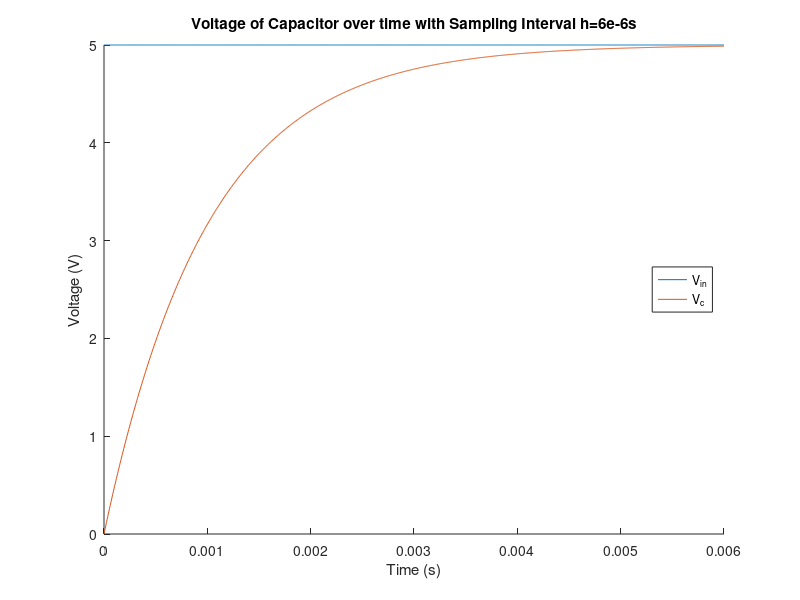
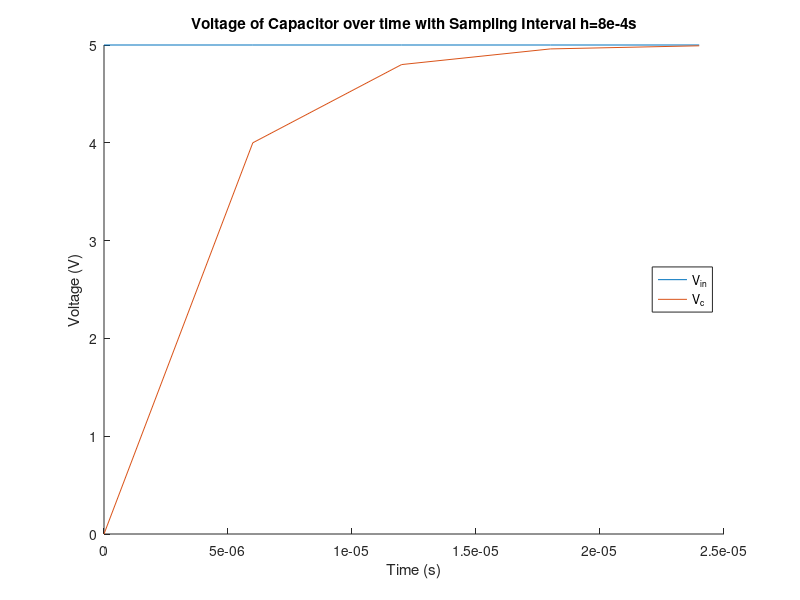
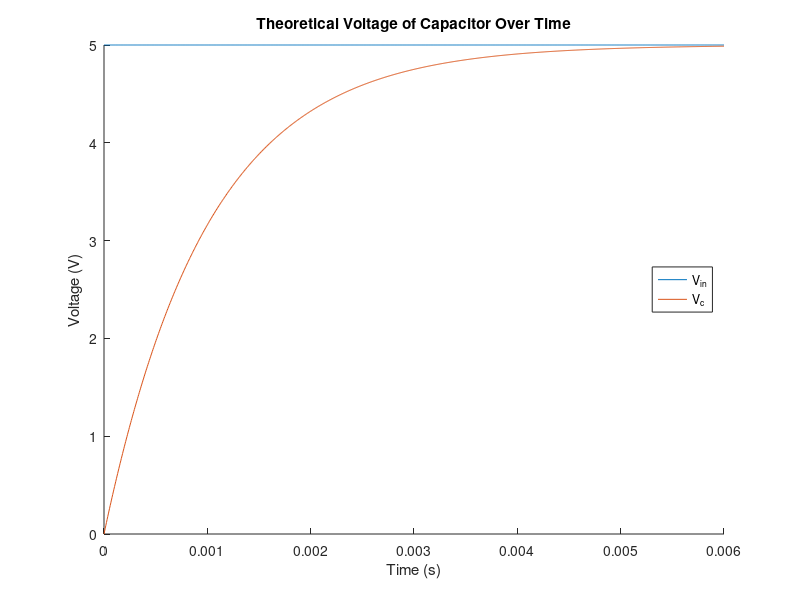

Source code (MATLAB) for these figures, in order: (Note: this script raises an error after producing the figures.)
%% Part 1: Model an RC Circuit

%Plot using own h
h = 6e-6;
k = 1000;
B = h/(10^3*1e-6);
A = 1-B;
V_in = 5*ones([k+1,1]);
system1 = ss(A, B, [], [], []);
[~,~,V_c] = lsim(system1, V_in, 0:k);

figure();
hold on;
plot((0:k)*h, V_in);
plot((0:k)*h, V_c);
xlabel('Time (s)');
ylabel('Voltage (V)');
legend('V_i_n', 'V_c', 'location', 'east');
title('Voltage of Capacitor over time with Sampling Interval h=6e-6s');

%Plot using h'
hNew = 8e-4;
k = 4;
B = hNew/(10^3*1e-6);
A = 1-B;
V_in = 5*ones([k+1,1]);
system1 = ss(A, B, [], [], []);
[~,~,V_c] = lsim(system1, V_in, 0:k);

figure();
hold on;
plot((0:k)*h, V_in);
plot((0:k)*h, V_c);
xlabel('Time (s)');
ylabel('Voltage (V)');
legend('V_i_n', 'V_c', 'location', 'east');
title('Voltage of Capacitor over time with Sampling Interval h=8e-4s');

%Plot of theoretical curve
R = 1000;
C = 1e-6;
k = 1000;
t = (0:k)*h;
theoretical = 5*(1-exp(-t/(R*C)));
V_in = 5*ones([k+1,1]);

figure();
hold on;
plot((0:k)*h, V_in);
plot((0:k)*h, theoretical);
xlabel('Time (s)');
ylabel('Voltage (V)');
legend('V_i_n','V_c', 'location', 'east');
title('Theoretical Voltage of Capacitor Over Time');

%% Part 2: Compare two RC circuits

% At 50Hz (lower frequency)
h = 6e-6;
k = 5000;
t = (0:k)*h;
f = 50;
B = h/(10^3*1e-6);
A = 1-B;
csystem1 = ss(A, B, [], [], []);
[~,~,V_c] = lsim(system1, V_in, 0:k);

V_r = V_in - V_c';

figure();
hold on;
plot((0:k)*h, V_in);
plot((0:k)*h, V_c);
plot((0:k)*h, V_r);
xlabel('Time (s)');
ylabel('Voltage (V)');
legend('V_i_n', 'V_c', 'V_R', 'location', 'northeast');
title('Voltage over time at f = 50 HZ');

%At 1000Hz (higher frequency)
h = 6e-6;
k = 500;
t = (0:k)*h;
f = 1000;
B = h/(10^3*1e-6);
A = 1-B;
V_in = 5*sin(2*pi*f*t);
system1 = ss(A, B, [], [], []);
[~,~,V_c] = lsim(system1, V_in, 0:k);

V_r = V_in - V_c';

figure();
hold on;
plot((0:k)*h, V_in);
plot((0:k)*h, V_c);
plot((0:k)*h, V_r);
xlabel('Time (s)');
ylabel('Voltage (V)');
legend('V_i_n', 'V_c', 'V_R', 'location', 'northeast');
title('Voltage over time at f = 1000 HZ');

%Plotting transfer function
transferC = zeros([10000-10,1]);
transferR = zeros([10000-10,1]);

h = 6e-6;
k = 500;
B = h/(10^3*1e-6);
A = 1-B;

for f = 10:10000
    
   V_in = 5*sin(2*pi*f*t);    
   
   system1 = ss(A, B, [], [], []);
   [~,~,V_c] = lsim(system1, V_in, 0:k);
   
   V_r = V_in - V_c';
   transferC(f-9) = max(V_c)/max(V_in);    
   transferR(f-9) = max(V_r)/max(V_in);
    
end

figure();
hold on;
plot(log(10:10000), log(transferC));
plot(log(10:10000), log(transferR));
xlabel('Log of Frequency (Hz)');
ylabel('Log of Transfer Function');
legend('H1', 'H2', 'location', 'east');
title('Transfer Functions over Inupt Frequencies');

%% Part 3: Compare two cascaded RC circuits

% For Circuit "C"
% create an A matrix
R_1 = 330;
R_2 = 330;
R_4 = 330;
C_1 = 0.68e-6;
C_2 = 0.68e-6;
C_3 = 0.68e-6;
A = [1, -1, -1, 0, 0, 0;
     0, 330, 0, 0, -1, 0;
     0, 0, 330, 0, 0 , -1;
     0, 0, 0, 1, -1, 0;
     0, 0, 0, 0, 1, -1;
     0, 0, 0, 1, 0, 0];
 
f1 = 440;
f2 = 3000;
h = 1e-6;
k = 10000;
t = (0:k-1)*h;
Vin = 5*sin(2*pi*f1*t)+sin(2*pi*f2*t);

Vc1 = zeros(1,k);
Vc3 = zeros(1,k);
V_out = zeros(1,k);

% simulate the system
for i = 1:k
    b = [0, 0, 0, Vc1(i), Vc3(i), Vin(i)]';
    x = linsolve(A, b);
    V_out(i) = x(6);
    
    %use some values from x in the equations below
    Vc1(i+1) = Vc1(i)+(h/C_1)*x(1);
    Vc3(i+1) = Vc3(i)+(h/C_3)*x(3);
    % update b with the new Vc1 and Vc2 values
    
end

% plot Vout
figure();
hold on;
plot(t, Vin);
plot(t, V_out);
xlabel('Time (s)');
ylabel('Voltage (V)');
legend('V_i_n', 'V_o_u_t', 'location', 'northeast');
title('V_i_n and V_o_u_t over time for Circuit "C"');
hold off;



% For Circuit "D"

newA = [1, -1, -1, 0, 0, 0;
     330, 0, 0, -1, 1, 0;
     0, 0, 330, 0, 0 , -1;
     0, 0, 0, 1, 0, 0;
     0, 0, 0, 0, 1, 0;
     0, 0, 0, 0, 1, -1];

f1 = 440;
f2 = 3000;
h = 1e-6;
k = 5000;
t = (0:k-1)*h;
Vin = 5*sin(2*pi*f1*t)+sin(2*pi*f2*t);

Vc2 = zeros(1,k);
Vc3 = zeros(1,k);
V_out = zeros(1,k);

for i = 1:k
    b = [0, 0, 0, Vin(i), Vc2(i), Vc3(i)]';
    x = linsolve(newA, b);
    Vc2(i+1) = Vc2(i)+(h/C_2)*x(2);
    Vc3(i+1) = Vc3(i)+(h/C_3)*x(3);
    V_out(i) = x(6);
end

figure();
hold on;
plot(t, Vin);
plot(t, V_out);
xlabel('Time (s)');
ylabel('Voltage (V)');
legend('V_i_n', 'V_o_u_t', 'location', 'northeast');
title('V_i_n and V_o_u_t over time for Circuit "D"');
hold off;


%plotting transfer functions
transferC = zeros([10000-10,1]);
transferD = zeros([10000-10,1]);

h = 1e-6;
k = 1000;
t = (0:k-1)*h;

V_outC = zeros(1,k);
V_outD = zeros(1,k);

Vc1_C = zeros(1,k);
Vc2_C = zeros(1,k);
Vc3_C = zeros(1,k);
Vc1_D = zeros(1,k);
Vc2_D = zeros(1,k);
Vc3_D = zeros(1,k);

for f = 10:10000
    
    Vin = 5*sin(2*pi*f*t)+sin(2*pi*f*t);
    
    for i = 1:k
        
        % Circuit C
        b_C = [0, 0, 0, Vc1_C(i), Vc3_C(i), Vin(i)]';
        x_C = linsolve(A, b_C);
        V_outC(i) = x_C(6);
    
        Vc1_C(i+1) = Vc1_C(i)+(h/C_1)*x_C(1);
        Vc3_C(i+1) = Vc3_C(i)+(h/C_3)*x_C(3);    
    
        % Circuit D
        b_D = [0, 0, 0, Vin(i), Vc2_D(i), Vc3_D(i)]';
        x_D = linsolve(newA, b_D);
        Vc2_D(i+1) = Vc2_D(i)+(h/C_2)*x_D(2);
        Vc3_D(i+1) = Vc3_D(i)+(h/C_3)*x_D(3);
        V_outD(i) = x_D(6);
    end

    transferC(f-9) = max(V_outC)/max(Vin);
    transferD(f-9) = max(V_outD)/max(Vin);
    
end

figure();
hold on;
plot(log(10:10000), log(transferC));
plot(log(10:10000), log(transferD));
xlabel('Log of Frequency (Hz)');
ylabel('Log of Transfer Function');
legend('H1', 'H2', 'location', 'east');
title('Transfer Functions over Inupt Frequencies');
hold off;
